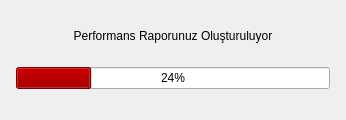
<?xml version="1.0" encoding="UTF-8"?>
<ui version="4.0">
 <class>Dialog</class>
 <widget class="QDialog" name="Dialog">
  <property name="geometry">
   <rect>
    <x>0</x>
    <y>0</y>
    <width>346</width>
    <height>120</height>
   </rect>
  </property>
  <property name="minimumSize">
   <size>
    <width>346</width>
    <height>120</height>
   </size>
  </property>
  <property name="maximumSize">
   <size>
    <width>346</width>
    <height>120</height>
   </size>
  </property>
  <property name="windowTitle">
   <string>Dialog</string>
  </property>
  <property name="windowIcon">
   <iconset resource="../main.qrc">
    <normaloff>:/img/icons/tofile.png</normaloff>:/img/icons/tofile.png</iconset>
  </property>
  <layout class="QVBoxLayout" name="verticalLayout_2">
   <item>
    <layout class="QVBoxLayout" name="verticalLayout">
     <property name="leftMargin">
      <number>5</number>
     </property>
     <property name="rightMargin">
      <number>5</number>
     </property>
     <property name="bottomMargin">
      <number>20</number>
     </property>
     <item>
      <widget class="QLabel" name="label">
       <property name="text">
        <string>Performans Raporunuz Oluşturuluyor</string>
       </property>
       <property name="alignment">
        <set>Qt::AlignCenter</set>
       </property>
      </widget>
     </item>
     <item>
      <widget class="QProgressBar" name="progressBar">
       <property name="styleSheet">
        <string notr="true">selection-background-color: rgb(170, 0, 0);</string>
       </property>
       <property name="value">
        <number>24</number>
       </property>
       <property name="alignment">
        <set>Qt::AlignCenter</set>
       </property>
      </widget>
     </item>
    </layout>
   </item>
  </layout>
 </widget>
 <resources>
  <include location="../main.qrc"/>
 </resources>
 <connections/>
</ui>
